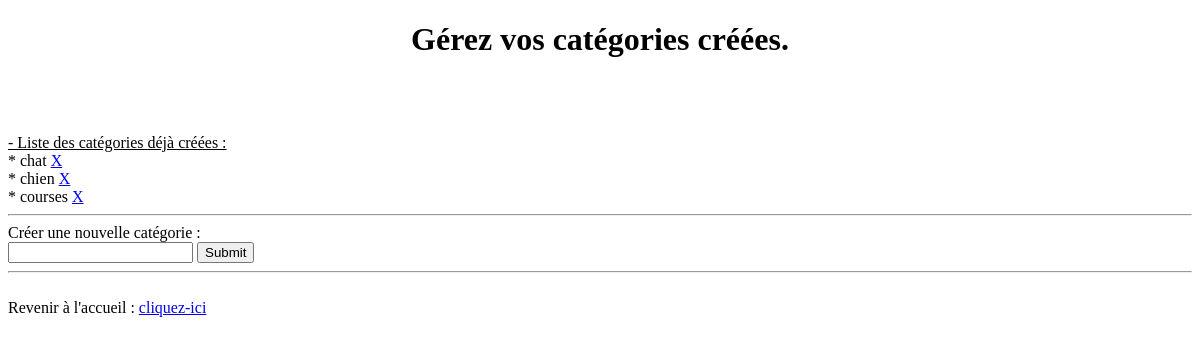
The app's page /categories.php, older data.
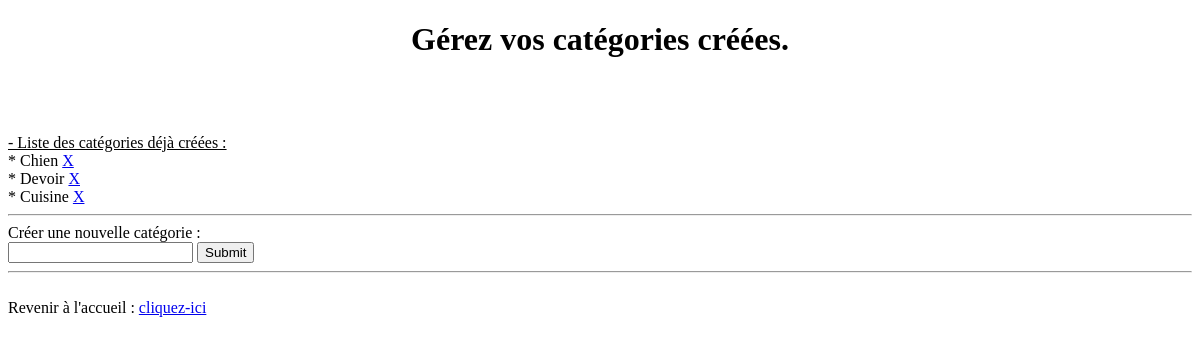
The same page, newer data.
### tables this page shows
CREATE TABLE `categories` (
  `id` int(11) NOT NULL,
  `categorie` varchar(100) NOT NULL
);

### includes/include_categories.php (the view, shortened to what this page needs)
<?php
function show_categories($pdo)
{
	$stmt = $pdo->query("SELECT id,categories.categorie FROM categories");
	while($row = $stmt->fetch())
	{
		echo "* " . $row['categorie'] . " <a href=\"categories.php?delete_id=" . $row['id'] . "\">X</a><br />\n";
	}
}
?>

### categories.php (shortened to what this page needs)
<?php
require_once('includes/include_categories.php');
?>
<h1 style="text-align: center;">Gérez vos catégories créées.</h1></br></br>
?><br />
<u>- Liste des catégories déjà créées :</u></br>
<?php
show_categories($pdo)
?><hr />
Créer une nouvelle catégorie :
<form action="categories.php" method="post">
	<input type="text" name="category"/>
	<input type="submit">
</form>
<hr /></br>
Revenir à l'accueil : <a href="index.php" label="Retour à l'accueil">cliquez-ici</a>

Row changes from the older to the newer data that the page shows:
removed categories: categorie "chat"
removed categories: categorie "chien"
removed categories: categorie "courses"
added categories: categorie "Chien"
added categories: categorie "Devoir"
added categories: categorie "Cuisine"
